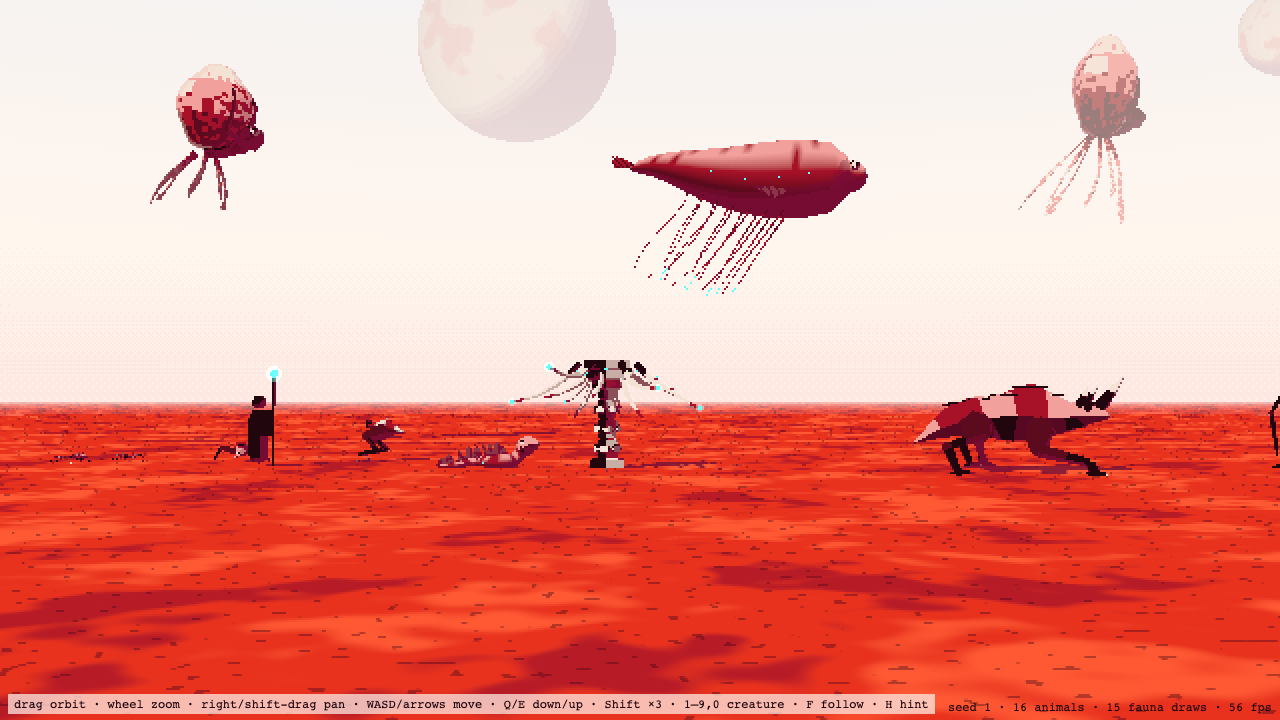
#> input picture design/critique/2026-11-07-1900-red-world-fauna/still.png, 1280 x 720 px
$ python studies.py --image ../../../../design/critique/2026-11-07-1900-red-world-fauna/still.png --out out.png
#> lines starting #> are read from the running program, lines starting #| are printed output that depends on the picture; after the words box and inside, x2 and y2 are one past the last pixel; in counts of white or black regions, pixels touching at a corner belong together
#!/usr/bin/env python3
"""Painter's diagnostic study board: the views an art director squints through.

usage: python3 -I studies.py --image still.png --out board.jpg [--ref pin.jpg]

Board panels (each labelled):
  original · greyscale value · notan 2-value · notan 3-value · squint (blur) · 96 px thumbnail (upscaled)
  saturation map · hue wheel (area-weighted palette scatter) · edge/detail density heatmap
  thirds + golden-section overlay · horizontal flip · reference (if --ref)
Also prints value-mass shares for the 3-value notan and the area-weighted hue histogram (12 bins).
"""
import argparse, colorsys, math
import numpy as np
from PIL import Image, ImageDraw, ImageFilter, ImageOps

ap = argparse.ArgumentParser(); ap.add_argument("--image", required=True); ap.add_argument("--out", required=True)
ap.add_argument("--ref"); a = ap.parse_args()
P = 360  # panel height
src = Image.open(a.image).convert("RGB")
#> src is the input picture: PIL image 1280x720 RGB; mean R, G, B 235.7, 156, 146.1
pw = max(1, round(src.width * P / src.height)); im = src.resize((pw, P), Image.LANCZOS)
#> after `pw = max(1, round(src.width * P / src.height))`: pw = 640
arr = np.asarray(im).astype(np.float32) / 255
L = 0.2126 * arr[..., 0] + 0.7152 * arr[..., 1] + 0.0722 * arr[..., 2]
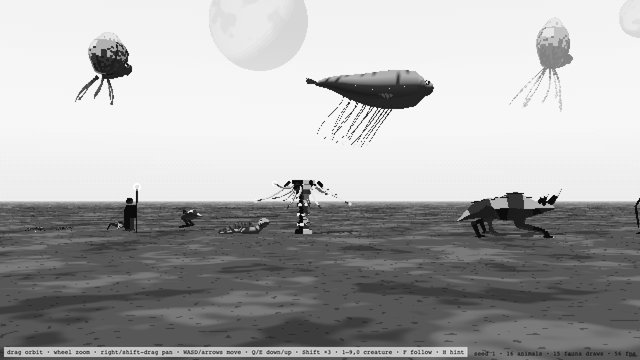
#> L: shape (360, 640) float32; min 0.0228, max 0.999, mean 0.675

def to_img(x): return Image.fromarray((np.clip(x, 0, 1) * 255).astype(np.uint8)).convert("RGB")
panels = [("original", im), ("value (greyscale)", to_img(L))]
t = float(np.median(L)); panels.append((f"notan 2-value (t={t:.2f})", to_img((L > t).astype(np.float32))))
#> after `t = float(np.median(L))`: t = 0.909
#> in to_img (call 2), `def to_img(x): return Image.fromarray((np.clip(x, 0, 1) * 255).astype(..`:
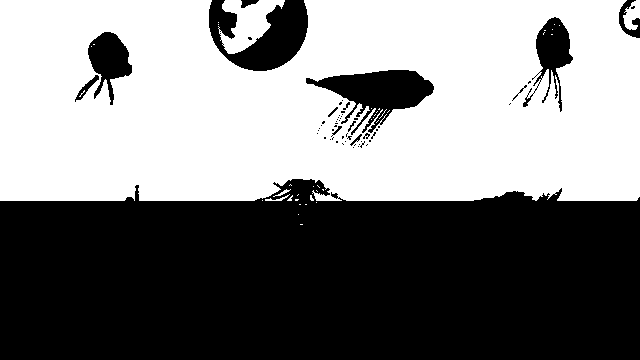
#> returned value: PIL image 640x360 RGB; 50% white; 40 white regions (35 under 20 px), largest, box (x1, y1, x2, y2) and area: (0, 0, 640, 201) 112821, (218, 0, 285, 54) 1847, (623, 0, 640, 30) 324, (265, 194, 290, 201) 48, (273, 189, 291, 197) 38
t1, t2 = 0.22, 0.55  # fixed value thresholds (dark / mid / light), so masses are comparable across images
n3 = np.where(L < t1, 0.0, np.where(L < t2, 0.5, 1.0))
panels.append(("notan 3-value (fixed .22/.55)", to_img(n3)))
panels.append(("squint (blur)", im.filter(ImageFilter.GaussianBlur(P / 40))))
th = im.resize((max(1, round(96 * pw / P)), 96), Image.BILINEAR).resize((pw, P), Image.NEAREST)
panels.append(("96 px thumbnail", th))
hsv = np.asarray(im.convert("HSV")).astype(np.float32) / 255
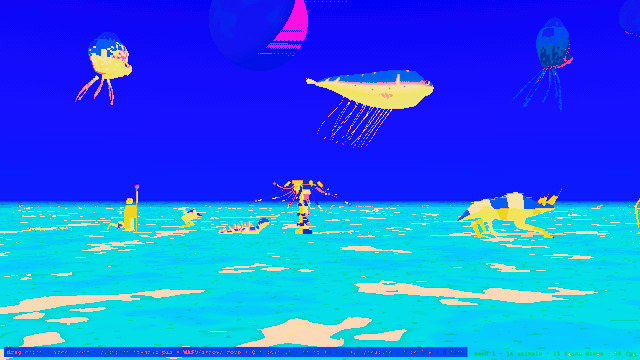
#> hsv: shape (360, 640, 3) float32; mean R, G, B 0.122, 0.409, 0.923
panels.append(("saturation", to_img(hsv[..., 1])))

# hue wheel: area-weighted scatter of quantised colours on (hue angle, saturation radius), dot size = area
q = im.quantize(colors=24, method=Image.Quantize.MEDIANCUT); pal = q.getpalette()[:72]; cnt = q.getcolors()
#> after `pal = q.getpalette()[:72]`: pal = 72 values, max 255 at index 0, min 24 at index 70, mean 186.4
#> after `cnt = q.getcolors()`: cnt = [(699, 0), (146, 1), (9698, 2), (11253, 3), (13, 4), (378, 5), (14367, 6), (12712, 7), (8965, 8), (20455, 9), (17853, 10), (17919, 11), (3152, 12), (9544, 13), (4476, 14), (15838, 15), (5204, 16), (10249, 17), (5009, 18), (31067, 19), (721, 20), (2240, 21), (11362, 22), (17080, 23)]
wheel = Image.new("RGB", (P, P), (24, 24, 28)); d = ImageDraw.Draw(wheel); c = P / 2; R = P * 0.44
for r in (0.33, 0.66, 1.0): d.ellipse([c - R * r, c - R * r, c + R * r, c + R * r], outline=(60, 60, 66))
for k in range(12):
    ang = math.radians(k * 30); d.line([c, c, c + R * math.cos(ang), c - R * math.sin(ang)], fill=(45, 45, 50))
tot = sum(n for n, _ in cnt); hist = np.zeros(12)
#> after `tot = sum((n for n, _ in cnt))`: tot = 230400
for n, i in cnt:
    rgb = pal[i * 3:i * 3 + 3]; h, s, v = colorsys.rgb_to_hsv(*(x / 255 for x in rgb)); share = n / tot
    hist[int(h * 12) % 12] += share * (s > 0.12)
    ang = h * 2 * math.pi; rr = R * s; x, y = c + rr * math.cos(ang), c - rr * math.sin(ang); rad = 3 + 40 * math.sqrt(share)
    d.ellipse([x - rad, y - rad, x + rad, y + rad], fill=tuple(rgb), outline=(230, 230, 230))
#> this loop made 24 passes
#> (n, rgb, h, s, v, share, ang, rr) on passes 1 to 10: (699, [255, 249, 242], 0.0897, 0.051, 1, 0.00303, 0.564, 8.08), (146, [254, 246, 239], 0.0778, 0.0591, 0.996, 0.000634, 0.489, 9.35), (9698, [255, 246, 238], 0.0784, 0.0667, 1, 0.0421, 0.493, 10.56), (11253, [254, 246, 238], 0.0833, 0.063, 0.996, 0.0488, 0.524, 9.98), (13, [254, 246, 237], 0.0882, 0.0669, 0.996, 5.64e-05, 0.554, 10.6), (378, [253, 246, 240], 0.0769, 0.0514, 0.992, 0.00164, 0.483, 8.14), (14367, [254, 245, 238], 0.0729, 0.063, 0.996, 0.0624, 0.458, 9.98), (12712, [254, 241, 234], 0.0583, 0.0787, 0.996, 0.0552, 0.367, 12.47), (8965, [254, 239, 232], 0.053, 0.0866, 0.996, 0.0389, 0.333, 13.72), (20455, [253, 234, 227], 0.0449, 0.103, 0.992, 0.0888, 0.282, 16.28)
#> after the loop, hist = [0.415, 0, 0, 0, 0, 0, 0, 0, 0, 0, 0, 0.0741]
panels.append(("hue wheel (size = area, radius = sat)", wheel.resize((pw, P)) if pw != P else wheel))
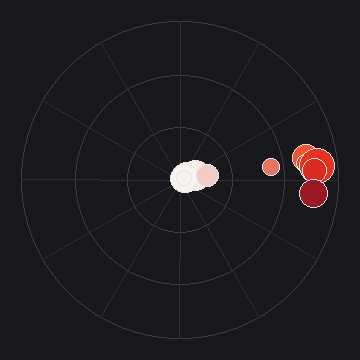
#> wheel: PIL image 360x360 RGB; mean R, G, B 29.8, 27.5, 31.3

g = L; ed = np.abs(np.diff(g, axis=1, prepend=g[:, :1])) + np.abs(np.diff(g, axis=0, prepend=g[:1, :]))
#> after `ed = np.abs(np.diff(g, axis=1, prepend=g[:, :1])) + np.abs(np.diff(g, `:
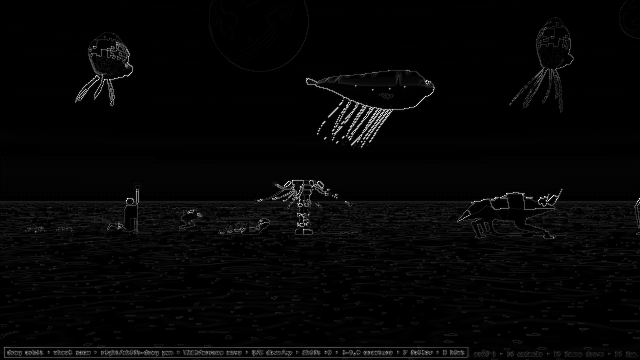
#> ed: shape (360, 640) float32; min 0, max 1.52, mean 0.0355; drawn with min black and max white
heat = to_img(np.asarray(to_img(ed * 4).convert("L").filter(ImageFilter.GaussianBlur(P / 30))).astype(np.float32) / 255 * 3)
#> in to_img (call 6), `def to_img(x): return Image.fromarray((np.clip(x, 0, 1) * 255).astype(..`:
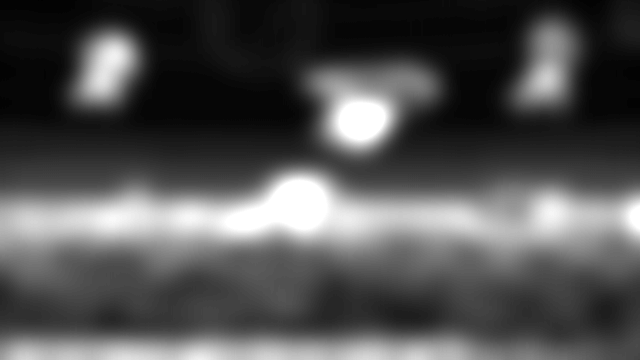
#> returned value: PIL image 640x360 RGB; min 0, max 255, mean 82
panels.append(("detail density (edges, blurred)", ImageOps.colorize(heat.convert("L"), (10, 10, 30), (255, 200, 60))))

ov = im.copy(); d = ImageDraw.Draw(ov)
for f, col in ((1 / 3, (255, 255, 255)), (2 / 3, (255, 255, 255)), (0.382, (255, 90, 90)), (0.618, (255, 90, 90))):
    d.line([pw * f, 0, pw * f, P], fill=col, width=1); d.line([0, P * f, pw, P * f], fill=col, width=1)
panels.append(("thirds (white) + golden (red)", ov))
panels.append(("flip test", ImageOps.mirror(im)))
if a.ref:
    r = Image.open(a.ref).convert("RGB"); panels.append(("reference", r.resize((max(1, round(r.width * P / r.height)), P), Image.LANCZOS)))

cols = 4; rows = math.ceil(len(panels) / cols); cw = max(p.width for _, p in panels)
#> after `rows = math.ceil(len(panels) / cols)`: rows = 3
#> after `cw = max((p.width for _, p in panels))`: cw = 640
board = Image.new("RGB", (cols * cw, rows * (P + 22)), (16, 16, 18)); bd = ImageDraw.Draw(board)
for k, (name, p) in enumerate(panels):
    x, y = (k % cols) * cw, (k // cols) * (P + 22); board.paste(p, (x + (cw - p.width) // 2, y + 22)); bd.text((x + 6, y + 5), name, fill=(220, 220, 220))
#> this loop made 11 passes
#> (name, x, y) on passes 1 to 11: ('original', 0, 0), ('value (greyscale)', 640, 0), ('notan 2-value (t=0.91)', 1280, 0), ('notan 3-value (fixed .22/.55)', 1920, 0), ('squint (blur)', 0, 382), ('96 px thumbnail', 640, 382), ('saturation', 1280, 382), ('hue wheel (size = area, radius = sat)', 1920, 382), ('detail density (edges, blurred)', 0, 764), ('thirds (white) + golden (red)', 640, 764), ('flip test', 1280, 764)
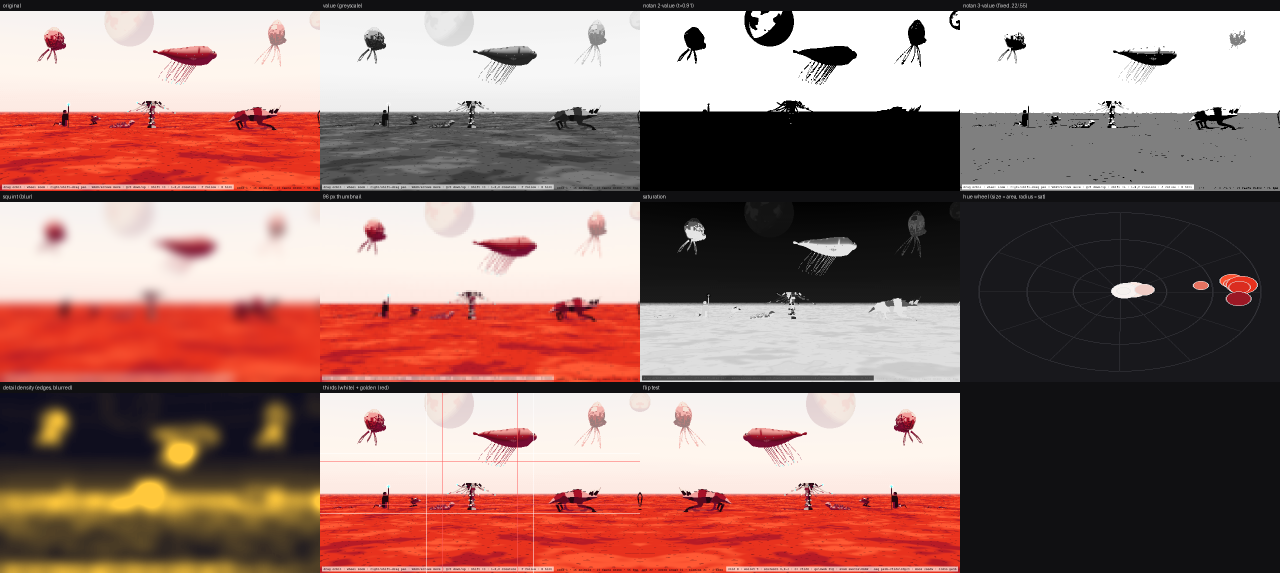
#> board: PIL image 2560x1146 RGB (shown at 1/2 size); mean R, G, B 151.2, 118.3, 112.6
board.save(a.out, quality=88)
masses = [(n3 == v).mean() for v in (0.0, 0.5, 1.0)]
#> masses = [0.0294, 0.409, 0.562]
names = ["red", "orange", "yellow", "lime", "green", "teal", "cyan", "azure", "blue", "violet", "magenta", "rose"]
print("notan 3-value masses dark/mid/light:", [round(float(m), 2) for m in masses])
#| notan 3-value masses dark/mid/light: [0.03, 0.41, 0.56]
print("hue histogram (saturated area share):", {names[i]: round(float(hist[i]), 3) for i in range(12) if hist[i] > 0.005})
#| hue histogram (saturated area share): {'red': 0.415, 'rose': 0.074}
print("board ->", a.out)
